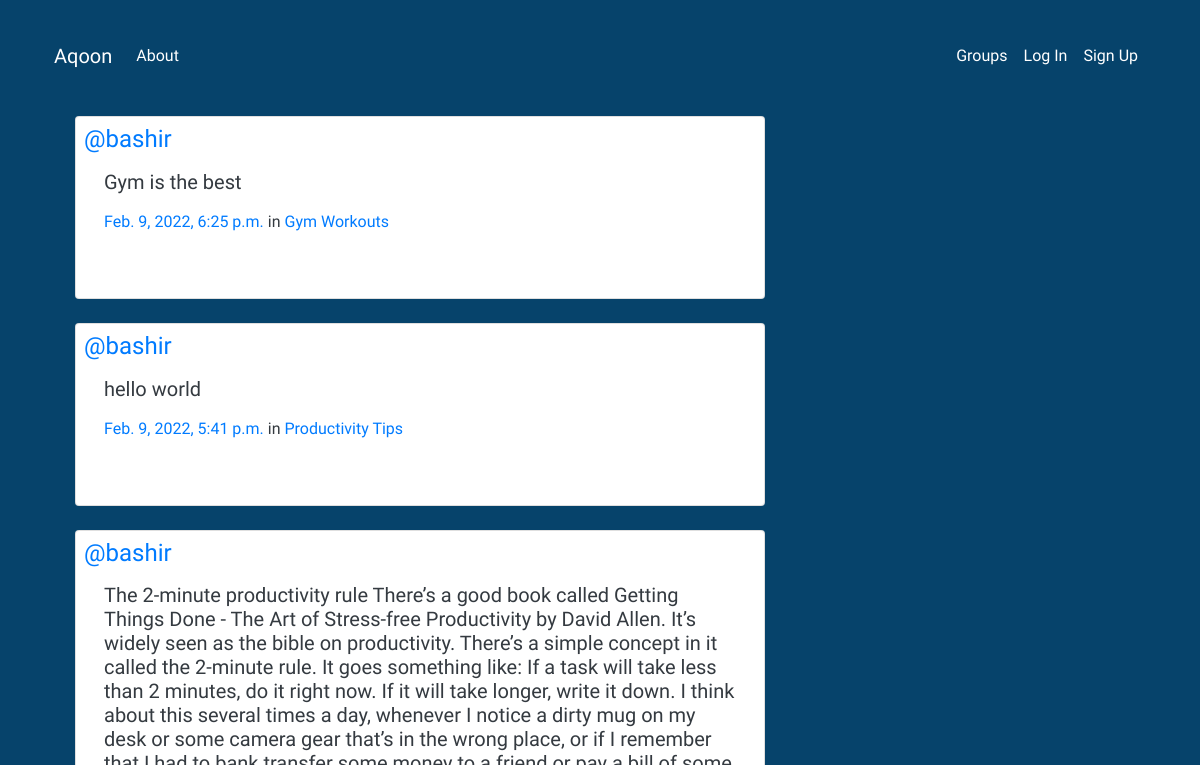
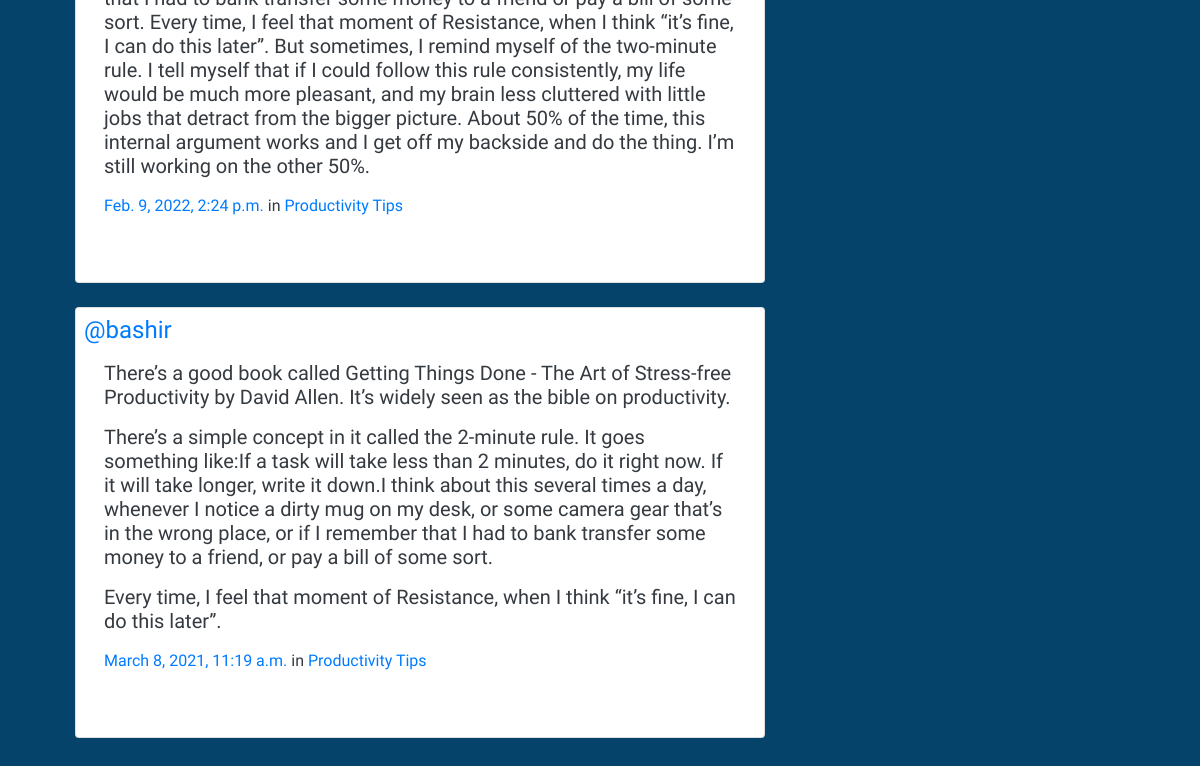
Page /posts on the earlier database version (2 pictures, top to bottom).
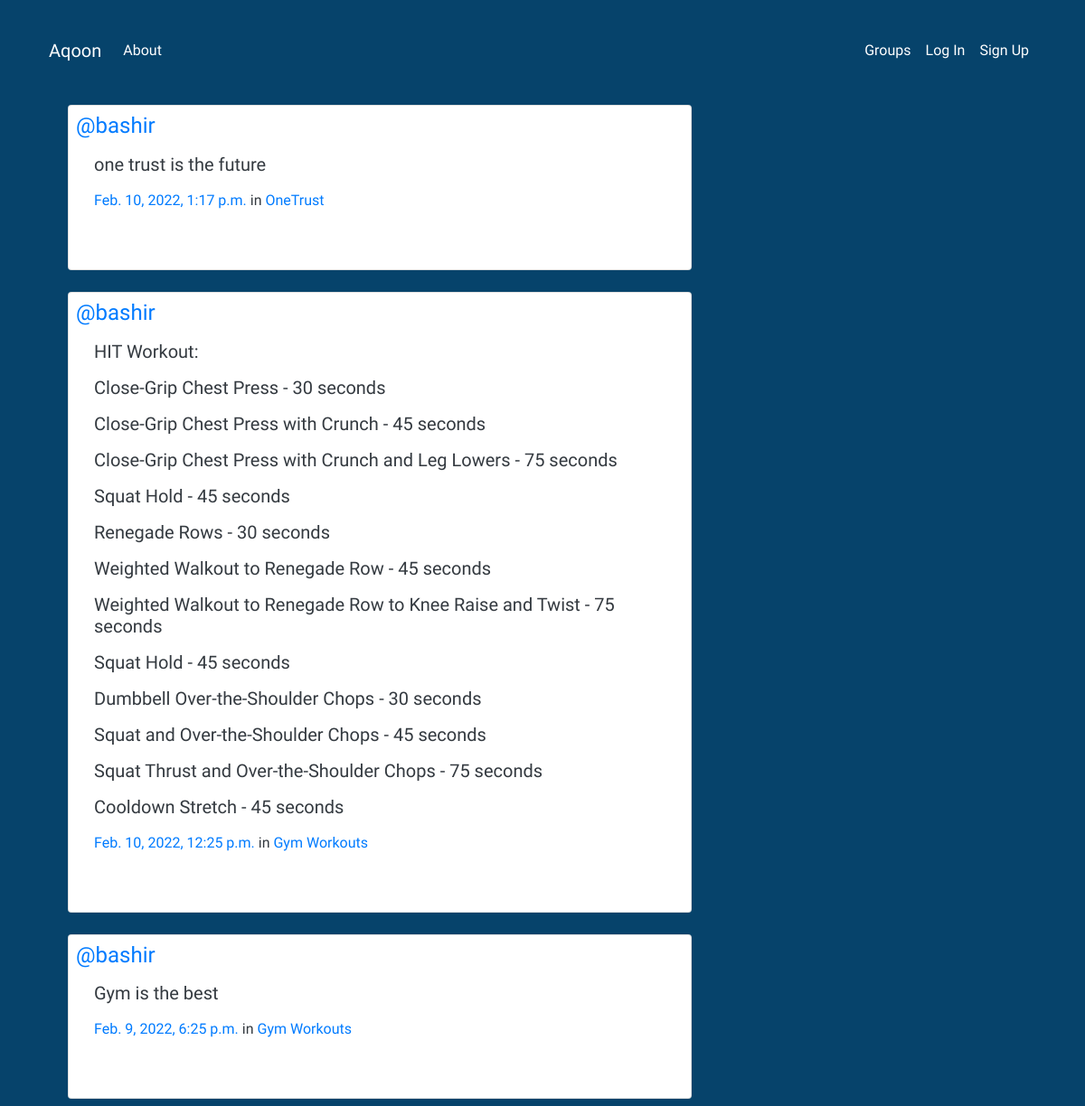
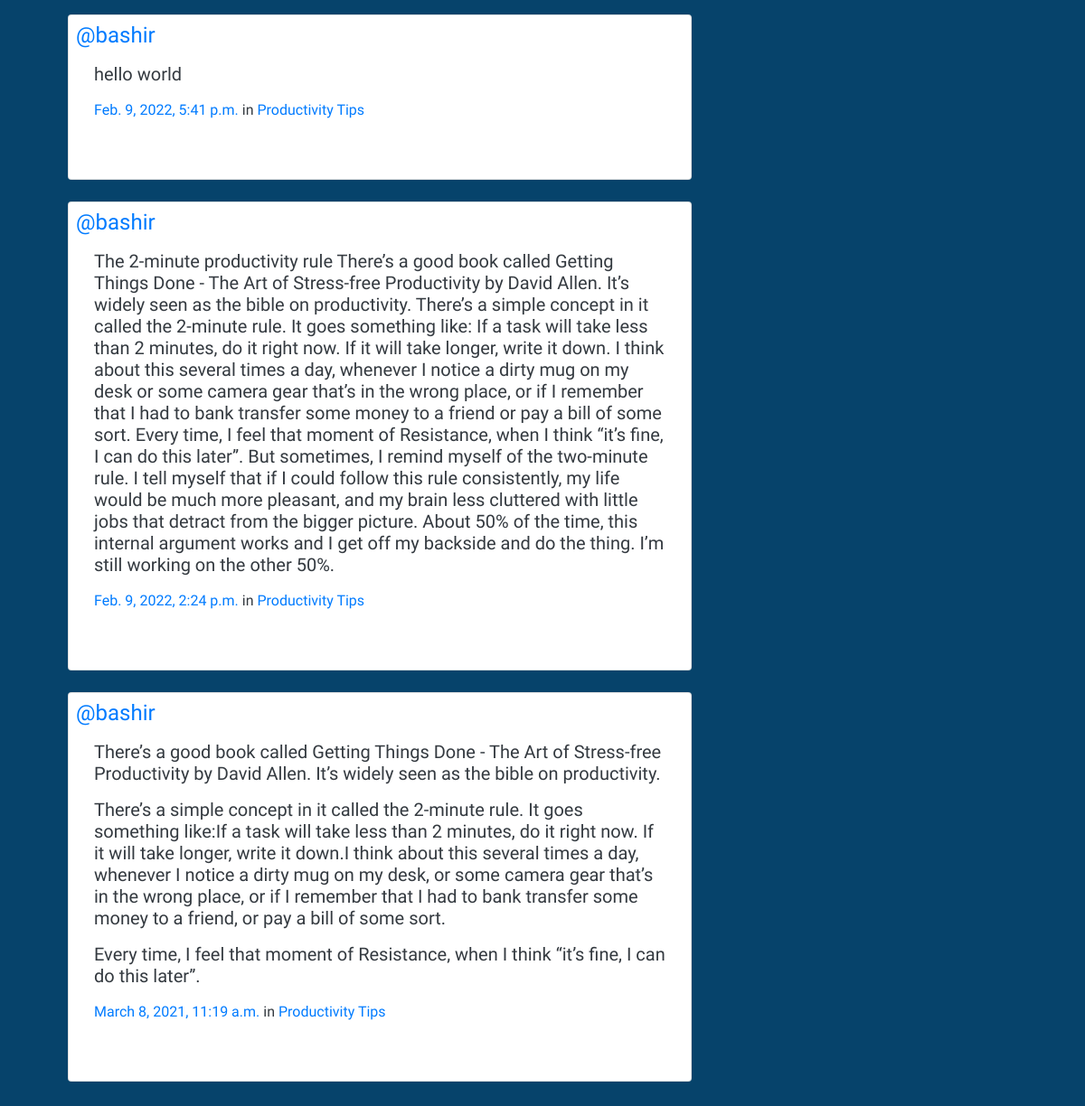
Same page on the later database version (2 pictures, top to bottom).
### posts/models.py (models this page shows, shortened)
class Post(models.Model):
    user = models.ForeignKey(User, related_name="posts", on_delete=models.CASCADE)
    created_at = models.DateTimeField(auto_now=True )
    message = models.TextField()
    message_html = models.TextField(editable=False)
    group = models.ForeignKey(Group, related_name="posts", null=True, blank=True , on_delete=models.CASCADE)
    class Meta:
        ordering = ['-created_at']
        unique_together = ['user','message']

### groups/models.py (models this page shows, shortened)
class Group(models.Model):
    name = models.CharField( max_length=50, unique=True)
    slug = models.SlugField(allow_unicode=True, unique=True )
    description = models.TextField( blank=True, default= '')
    description_html = models.TextField( editable=False, default= '', blank= True)
    members = models.ManyToManyField(User, through='GroupMember')
    pass
    class Meta:
        ordering = ['name']

### posts/views.py (the view)
# urls.py: path('', views.PostList.as_view(), name='all'),
class PostList(SelectRelatedMixin, generic.ListView):
    model = models.Post
    select_related = ('user','group')

### posts/templates/posts/post_list.html (shortened to what this page needs)
{% extends 'posts/post_base.html' %}
{% load humanize %}
{% block post_content %}
    <div class="col-md-8">
        {% for post in post_list %}
    {% include 'posts/_post.html' %}
        {% endfor %}
    </div>
{% endblock %}

### posts/templates/posts/_post.html (shortened to what this page needs)
<div class="container card my-4 p-2">
    <h4 class= 'mr-5'><a href="{% url 'posts:for_user' username=post.user.username %}">@{{ post.user.username}} </a></h4>
  <div class="card-body py-2 text-dark">
    <div class="media-body">
            <h5>{{ post.message_html|safe }}</h5>
            <time class='time'> <a href="{% url 'posts:single' username=post.user.username pk=post.pk %}"> {{ post.created_at }}</a></time>
            {% if post.group %}
                <span class='group-name' >in <a href="#">{{ post.group.name }}</a></span>
            {% endif %}
            <div class="media-footer p-2 m-3">
            </div>
        </div>
  </div>
</div>

Differences in the rows shown:
added Post: user.username "bashir", message_html "one trust is the future", created_at "Feb. 10, 2022, 1:17 p.m.", group.name "OneTrust"
added Post: user.username "bashir", message_html "HIT Workout: Close-Grip Chest Press - 30 seconds Close-Grip Chest Press with Crunch - 45 seconds Close-Grip Chest Press with Crunch and Leg Lowers - 75 seconds Squat Hold - 45 seconds Renegade Rows - 30 seconds Weighted Walkout to Renegade Row - 45 seconds Weighted Walkout to Renegade Row to Knee Raise and Twist - 75 seconds Squat Hold - 45 seconds Dumbbell Over-the-Shoulder Chops - 30 seconds Squat and Over-the-Shoulder Chops - 45 seconds Squat Thrust and Over-the-Shoulder Chops - 75 seconds Cooldown Stretch - 45 seconds", created_at "Feb. 10, 2022, 12:25 p.m.", group.name "Gym Workouts"
